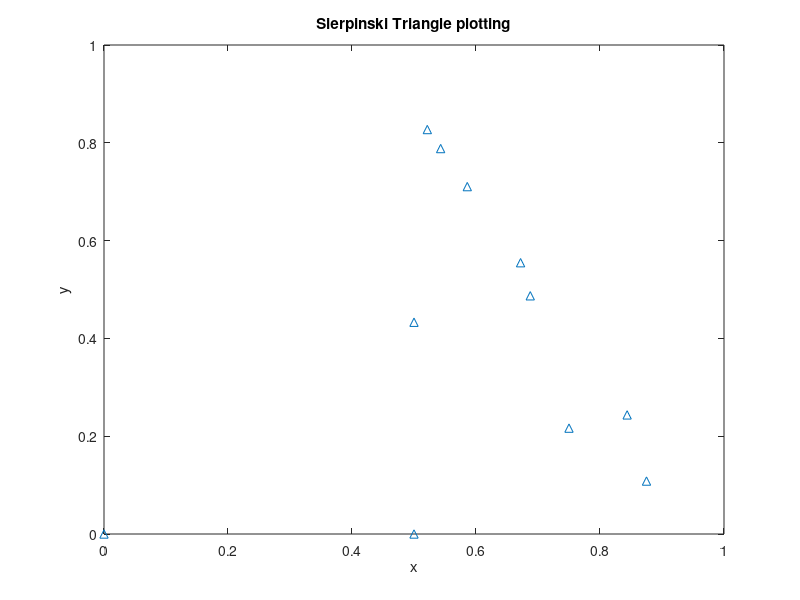
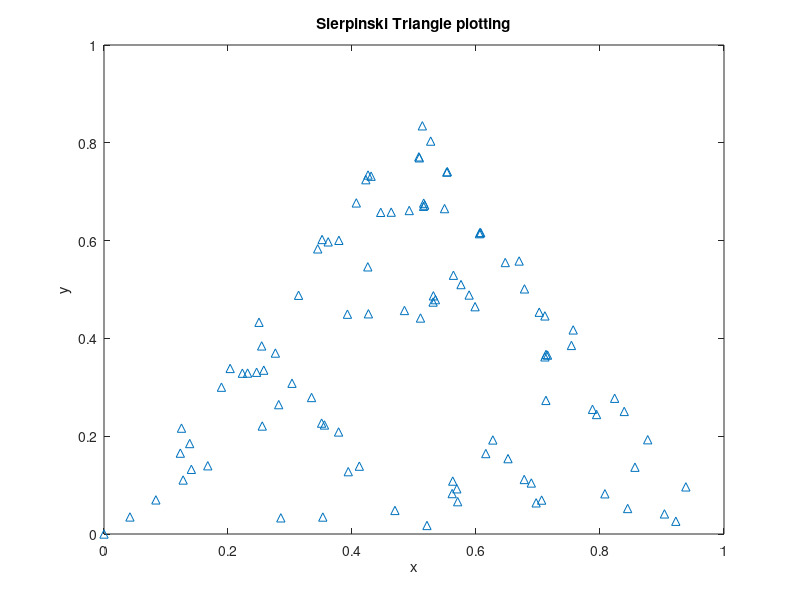
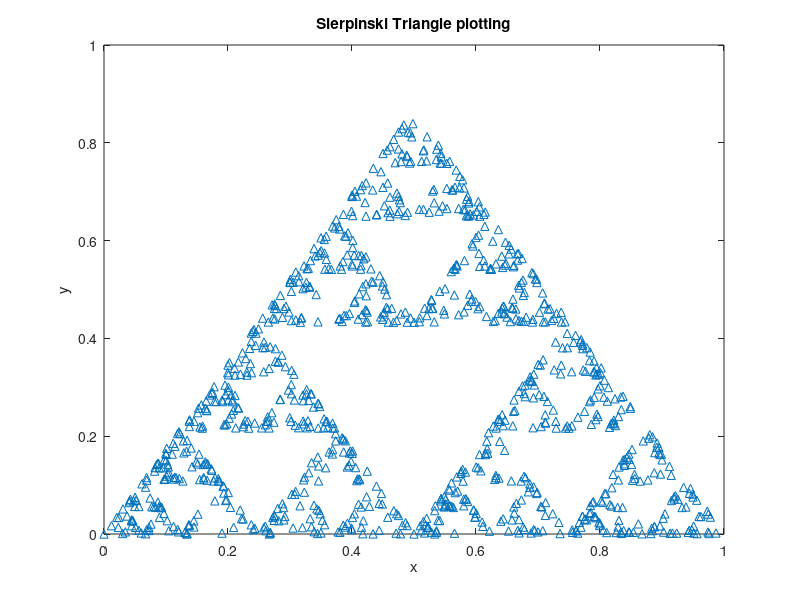
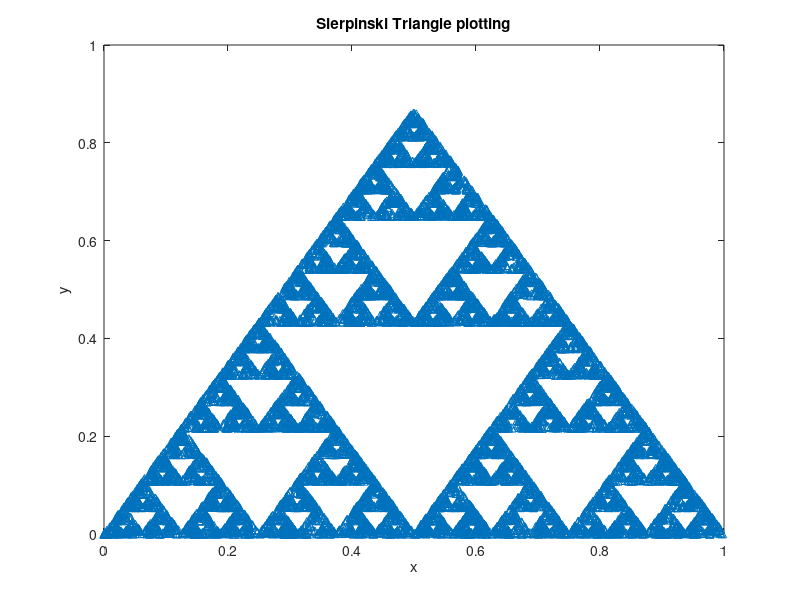

Reproduce these figures in MATLAB, in order.
% Homework 4 정서진(2024112396)

%% %%%%%%%%%%%%%%%%%%%%%%%%%%%%%%%%%%%%%%%%%%

fprintf("[Prob 1]\n")

row = 6; column = 4;

A = [];

% matrix comprised with '1'
% for j = 1:column
%     for i = 1:row
%         A(i, j)= 1;
%     end
% end
% disp(A)

for j = 1:column
    for i = 1:row
        A(i, j)= 2*j - 3*i;
    end
end
disp(A)

pause

%% %%%%%%%%%%%%%%%%%%%%%%%%%%%%%%%%%%%%%%%%%%

fprintf("[Prob 2]\n")

x = [9 -1.5 13.4 13.3 -2.1 4.6 1.1 5 -6.1 10 0.2];

for j = 1:length(x)
    for i = 1:length(x)
        if (x(j) < x(i))
            a = x(j);
            x(j) = x(i);
            x(i) = a;
        end
    end
end
disp(x)
if (x == sort(x))
    fprintf("rearrangement complete!\n");
else
    fprintf("invalid\n");
end

pause

%% %%%%%%%%%%%%%%%%%%%%%%%%%%%%%%%%%%%%%%%%%%

fprintf("[Prob 3]")

disp(" ")

n_vec = 0;
sum_result_vec = 0;

for n = 1:500
    summation = n * (n + 1) / 2;
    if (mod(summation, 111) == 0)
        if summation < 1000
            n_vec = n;
            sum_result_vec = summation;
        end

    end
end

disp('    n    sum')
table = [n_vec sum_result_vec];
disp(table)
pause 

%% %%%%%%%%%%%%%%%%%%%%%%%%%%%%%%%%%%%%%%%%%%

fprintf("[Prob 4]")

n = [10, 100, 1000, 10000];
xi = 0;
yi = 0;
x = [xi];
y = [yi];

for i = 1:length(n)
    for j = 1:n(i)
        rule = randperm(3,1);
        switch rule
            case 1
                x(j+1) = 0.5 * x(j);
                y(j+1) = 0.5 * y(j);
            case 2
                x(j+1) = 0.5 * x(j) + 0.25;
                y(j+1) = 0.5 * y(j) + sqrt(3) / 4;
            case 3
                x(j+1) = 0.5 * x(j) + 0.5;
                y(j+1) = 0.5 * y(j);
        end
    end
    figure(i)
    plot(x, y, '^')
    title('Sierpinski Triangle plotting')
    xlabel('x');
    ylabel('y');
end

pause
